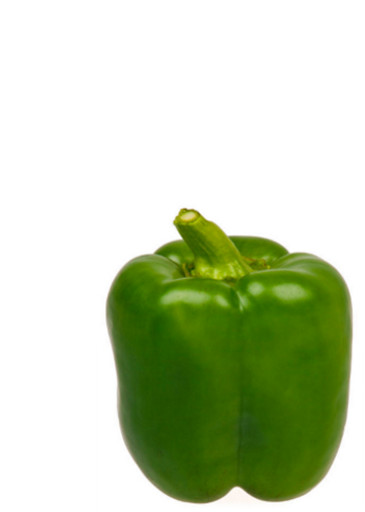
%> input picture Green-Bell-Pepper-1.jpg, 365 x 512 px
$ octave Map_Seeking_Circuits_Real_Image.m   (GNU Octave 9; MATLAB toolbox functions it lacks are replaced by stand-ins)
%> lines starting %> are read from the running program, lines starting %| are printed output that depends on the picture; in (x1, y1, x2, y2) boxes, pixels count from 0 and x2, y2 are one past the last pixel; in counts of white or black regions, pixels touching at a corner belong together; the program's own positions count from 1
### imagePreProcessing.m
function [ Memory_Img, Test_Img ] = imagePreProcessing( )
%Does the preprocessing on input images. PreProcessing involves performing
%filtering on the image and later doing edge detection on it.

Read_Memory_Img = imread('Green-Bell-Pepper-1.jpg');
%> Read_Memory_Img is the input picture: size 512x365x3 uint8; mean R, G, B 198.2, 210.5, 180.8

Read_Memory_Img(:, 366:512,:) = 255;
%> Read_Memory_Img: size 512x512x3 uint8

Read_Test_Img = imread('Peppers.tiff');
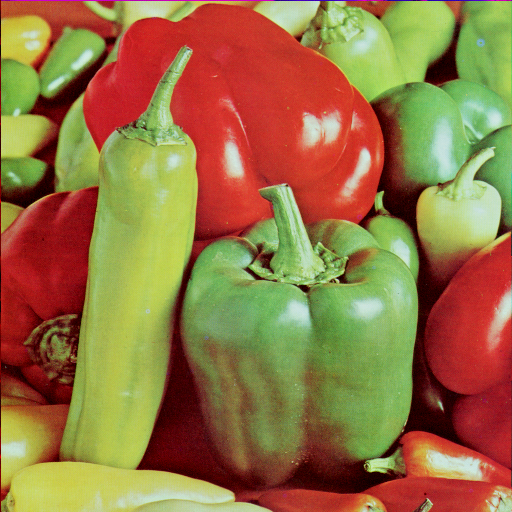
%> input picture Peppers.tiff, 512 x 512 px
%> Read_Test_Img is the input picture: size 512x512x3 uint8; mean R, G, B 149.8, 115.6, 66.5

Memory_Img_gray = rgb2gray(Read_Memory_Img);
Test_Img_gray = rgb2gray(Read_Test_Img);

h = fspecial('gaussian', size(Test_Img_gray), 2.5);

Test_Img_gray = imfilter(Test_Img_gray, h);
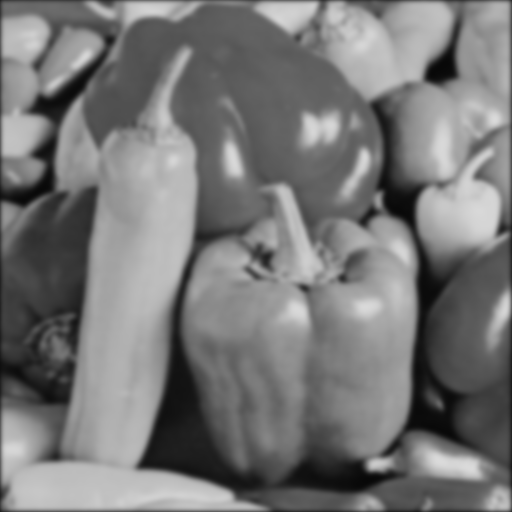
%> Test_Img_gray: size 512x512 uint8; min 7, max 218, mean 119.3

%Memory_Img_gray(Memory_Img_gray == 255) = 0;

Level_Memory_Img = graythresh(Memory_Img_gray);
%> Level_Memory_Img = 0.663
Level_Test_Img = graythresh(Test_Img_gray);
%> Level_Test_Img = 0.467

Memory_Img_BW = im2bw(Memory_Img_gray, Level_Memory_Img);
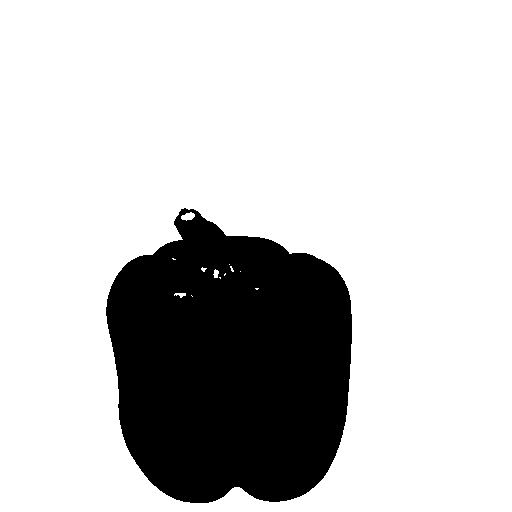
%> Memory_Img_BW: size 512x512 logical; 78.5% white; 1 black region, box (x1, y1, x2, y2) and area: (106, 208, 352, 503) 56297
Test_Img_BW = im2bw(Test_Img_gray, Level_Test_Img);
%> Test_Img_BW: size 512x512 logical; 49.5% white; 23 white regions, largest, box (x1, y1, x2, y2) and area: (1, 46, 265, 511) 46281, (188, 183, 416, 471) 33166, (315, 1, 510, 252) 28464

Memory_Img = edge(Memory_Img_BW, 'canny');
%> Memory_Img: size 512x512 logical; 0.44% white in thin lines or dots, all inside (x1, y1, x2, y2) = (106, 208, 352, 503)
Test_Img_Canny = edge(Test_Img_BW, 'canny');
%> Test_Img_Canny: size 512x512 logical; 3% white in thin lines or dots

D = bwdist(Test_Img_Canny);
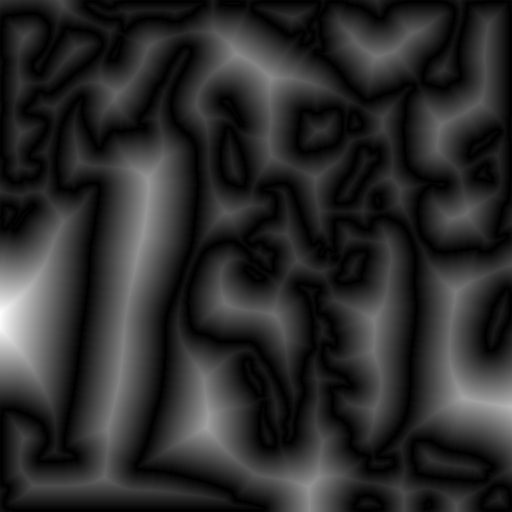
%> D: size 512x512 single; min 0, max 82.87, mean 14.3; drawn with min black and max white

%h = fspecial('gaussian', size(Test_Img_Canny), 0.1);

% Test_Img = imfilter(Test_Img_Canny, h);

Test_Img = Test_Img_Canny&(D<1);

% Fill closed objects:
%Test_Img_Holes = imfill(Test_Img_Canny , 'holes');
% Get rid of objects less than 500 pixels:
%Test_Img = bwareaopen(Test_Img_Holes, 0);

figure(1);
imshow(Memory_Img);

figure(2);
imshow(Test_Img);

%figure(3);
%imshow(blurredImage);
end

### layer_3.m
function [ rotated_img, Transformation_Vector ] = layer_3( input_img, rotationCount, rotationQuantity, g, path )
% layer_2: This is the second layer of the map seeking circuits. This layer
% performs the rotation on input image. Total number of times the rotation
% that is performed on input image is defined by rotationCount and the
% precision of this rotation is defined by rotationQuantity.

[m,n] = size(input_img);
Transformation_Vector = single(zeros(m,n,2*rotationCount+1));

rotatedImg_sum = g(rotationCount+1)*input_img;
Transformation_Vector(1:m,1:n,rotationCount+1) = rotatedImg_sum;

for i = 1:rotationCount
    rotationAngle = (i)*rotationQuantity;
    if((g(i) ~= 0)&&(strcmpi(path, 'forward')))
        Transformation_Vector(1:m,1:n,i) = g(i)*imrotate(input_img, rotationAngle, 'nearest', 'crop');
        rotatedImg_sum = rotatedImg_sum + Transformation_Vector(1:m,1:n,i);
    end

    if((g(i+rotationCount+1) ~= 0)&&(strcmpi(path, 'forward')))
        Transformation_Vector(1:m,1:n,i+rotationCount+1) = g(i+rotationCount+1)*imrotate(input_img, -rotationAngle, 'nearest', 'crop');
        rotatedImg_sum = rotatedImg_sum + Transformation_Vector(1:m,1:n,i+rotationCount+1);
    end

    if((g(i) ~= 0)&&(strcmpi(path, 'backward')))
        rotatedImg_sum = rotatedImg_sum + g(i)*imrotate(input_img, -rotationAngle, 'nearest', 'crop');
    end

    if((g(i+rotationCount+1) ~= 0)&&(strcmpi(path, 'backward')))
        rotatedImg_sum = rotatedImg_sum + g(i+rotationCount+1)*imrotate(input_img, rotationAngle, 'nearest', 'crop');
    end
end

rotated_img = single(rotatedImg_sum);
end

### layer_2.m
function [ yTranslated_Img, Transformation_Vector ] = layer_2( Test_Img,  translationCount, yTranslateQuantity, g, path)
% layer_2: This is the first layer of map seeking circuits where image
% translation is performed on x and y axes.

[m,n] = size(Test_Img);
Transformation_Vector = single(zeros(m,n,2*translationCount+1));

yTranslate_sum = g(translationCount+1)*Test_Img;
Transformation_Vector(1:m,1:n,translationCount+1) = yTranslate_sum;

for i = 1:translationCount
    yT = (i*yTranslateQuantity);

    if((g(i) ~=0)&&(strcmpi(path, 'forward')))
        Transformation_Vector(1:m,1:n,i) = (g(i)*translate_img(Test_Img, 0, yT));
        yTranslate_sum = yTranslate_sum + Transformation_Vector(1:m,1:n,i);
    end

    if((g(i+translationCount+1) ~=0)&&(strcmpi(path, 'forward')))
        Transformation_Vector(1:m,1:n,i+translationCount+1) = (g(i+translationCount+1)*translate_img(Test_Img, 0, -yT));
        yTranslate_sum = yTranslate_sum + Transformation_Vector(1:m,1:n,i+translationCount+1);
    end

    if((g(i) ~=0)&&(strcmpi(path, 'backward')))
        yTranslate_sum = yTranslate_sum + (g(i)*translate_img(Test_Img, 0, -yT));
    end

    if((g(i+translationCount+1) ~=0)&&(strcmpi(path, 'backward')))
        yTranslate_sum = yTranslate_sum + (g(i+translationCount+1)*translate_img(Test_Img, 0, yT));
    end
end

yTranslated_Img = single(yTranslate_sum);
end

### layer_1.m
function [ xTranslated_Img, Transformation_Vector ] = layer_1( Test_Img_Input,  translationCount, xTranslateQuantity, g, path)
% layer_1: This is the first layer of map seeking circuits where image
% translation is performed on x and y axes.

Test_Img = single(Test_Img_Input);

[m,n] = size(Test_Img);

Transformation_Vector = single(zeros(m,n,2*translationCount+1));

% Value of f0 is 0. So the vector T(f0) should be a zero vector.
%Transformation_Vector_Zero = Transformation_Vector;

xTranslate_sum = g(translationCount+1)*Test_Img;
Transformation_Vector(1:m,1:n,translationCount+1) = xTranslate_sum;

for i = 1:translationCount

        xT = (i*xTranslateQuantity);

        if((g(i) ~=0)&&(strcmpi(path, 'forward')))
            Transformation_Vector(1:m,1:n,i) = (g(i)*translate_img(Test_Img, xT, 0));
            xTranslate_sum = xTranslate_sum + Transformation_Vector(1:m,1:n,i);
        end

        if((g(i+translationCount+1) ~=0)&&(strcmpi(path, 'forward')))
             Transformation_Vector(1:m,1:n,(i+translationCount+1)) = (g(i+translationCount+1)*translate_img(Test_Img, -xT, 0));
             xTranslate_sum = xTranslate_sum + Transformation_Vector(1:m,1:n,(i+translationCount+1));
        end

        if((g(i) ~=0)&&(strcmpi(path, 'backward')))
            xTranslate_sum = xTranslate_sum + (g(i)*translate_img(Test_Img, -xT, 0));
        end

        if((g(i+translationCount+1) ~=0)&&(strcmpi(path, 'backward')))
            xTranslate_sum = xTranslate_sum + (g(i+translationCount+1)*translate_img(Test_Img, xT, 0));
        end
end

xTranslated_Img = single(xTranslate_sum);
end

### Map_Seeking_Circuits_Real_Image.m
clear all;
close all;
clc;

%% Setting up the parameters.

% 1. Set the parameters for image translation.

% By how much the image should be translated on x-axis.
xTranslateQuantity = 20;

% By how much the image should be translated on y-axis.
yTranslateQuantity = 20;

% Number of times this x-translation that has to be applied.
xTranslationCount = 35;

% Number of times this x-translation that has to be applied.
yTranslationCount = 35;

% 2. Set the parameters for image rotation.

% This term defines the number of times input image should be rotated
rotationCount = 6;

% The precision by which image should be rotated.
rotationQuantity = 25;

% 3. Number of iterations for which Map_Seeking Circuit architecture will
% run.
iterationCount = 30;

% 4. Set the value of constants k, for multiplication with g.

k_xTranslation = 0.5;
k_yTranslation = 0.5;
k_rotation = 0.3;
k_scaling = 0.3;
k_mem = 0.3;

% 5. Select the value of gThresh or threshold value of g.
gThresh = 0.3;

% 6. Parameters for scaling the image.

% Number of times scaling is applied on the image.
scaleCount = 3;

% Factor by which each time an image is scaled.
scaleFactor = 0.2;

% 7. Number of elements that are present in the memory unit.

memory_units = 1;

% If the images are being normalized to single floating point datatype,
% then to display the images, the value of variables should be multiplied
% with 255.

ImageShowNormalize = 255;

%% Read the test image and the image that is to be stored in memory.
% Read the test image and the image that is to be stored in memory and
% later do preprocessing on them.

[Memory_Img, Test_Img] = imagePreProcessing();

%% Initialize the value of g to all ones for the three layers.

g_layer1(1:2*xTranslationCount+1) = single(ones(1,2*xTranslationCount+1));

g_layer2(1:2*yTranslationCount+1) = single(ones(1,2*yTranslationCount+1));

g_layer3(1:2*rotationCount+1) = single(ones(1,2*rotationCount+1));

g_layer4(1:2*scaleCount+1) = single(ones(1,2*scaleCount+1));

g_mem(1:memory_units) = single(ones(1,memory_units));


%% %% The number of iterations for MSC to run.
for i = 1:iterationCount

%% Set the value of backward path

    % First initialize the value of backward path in the last layer.
    b5 = g_mem(1)*Memory_Img; % + g_mem(2)*Memory_Img_1;

    % Assign rest of the values for the backward path.

     % Perform inverse scaling on the backward layer.
    % [b4, Tf_tmp, q_layer4_scaling] = layer_4(b5, scaleCount, scaleFactor, g_layer4, 'backward');

    % Perform inverse rotation on the backward layer.
    b3 = layer_3(b5, rotationCount, rotationQuantity, g_layer3, 'backward');

    % Perform inverse translation on the superimposed image along y-axis.
    b2 = layer_2(b3, yTranslationCount, yTranslateQuantity, g_layer2, 'backward');

    % Perform inverse translation on the superimposed image along y-axis.
    b1 = layer_1(b2, xTranslationCount, xTranslateQuantity, g_layer1, 'backward');

%% Set the value of q to all zeros for the three layers.

    q_layer1(1:2*xTranslationCount+1) = single(zeros(1,2*xTranslationCount+1));

    q_layer2(1:2*yTranslationCount+1) = single(zeros(1,2*yTranslationCount+1));

    q_layer3(1:2*rotationCount+1) = single(zeros(1,2*rotationCount+1));

    % q_layer4(1:2*scaleCount+1) = single(zeros(1,2*scaleCount+1));


%% Perform transformation on the image.

    % Translate the image along x-axis.
%> (the run ends here)
